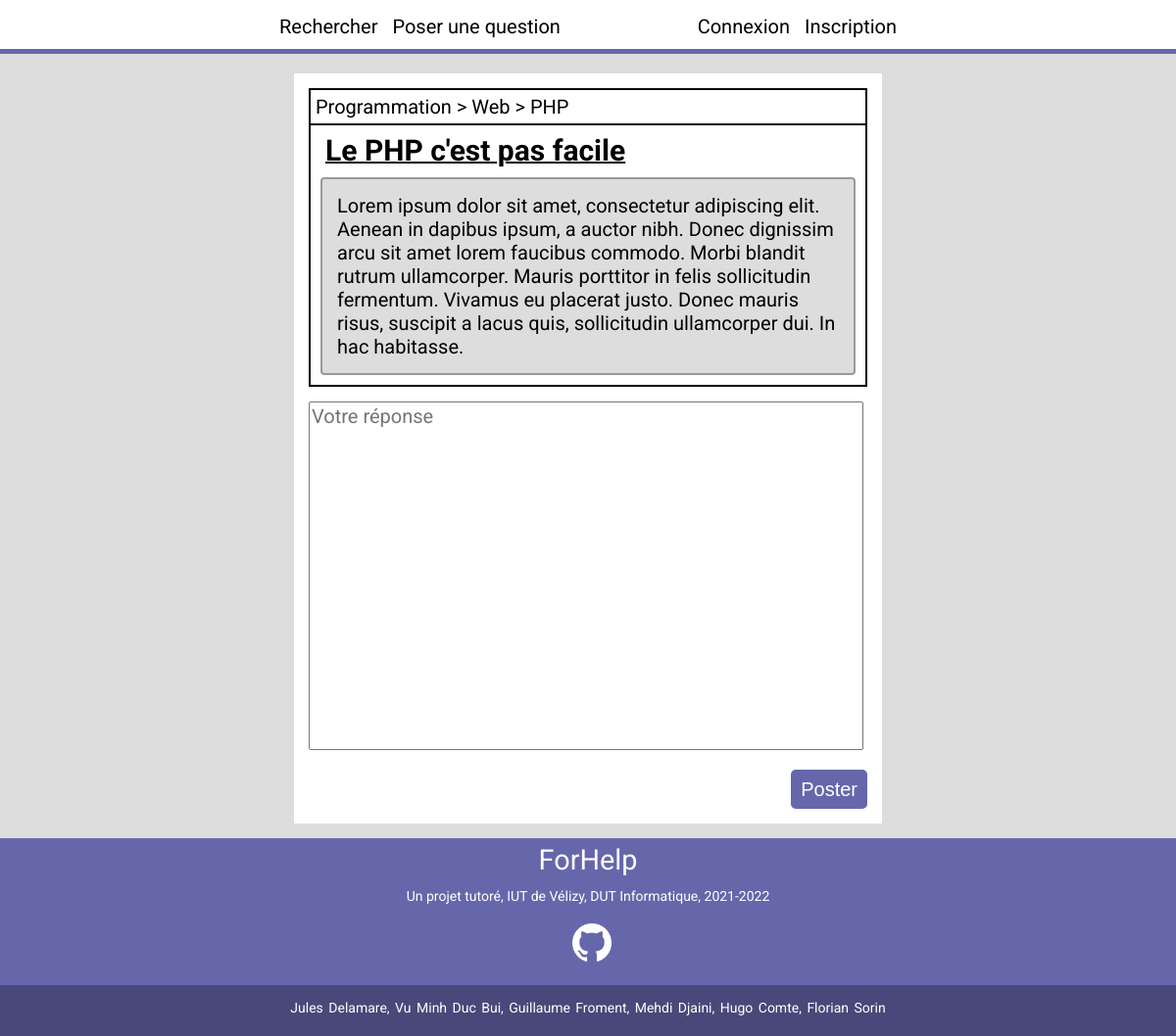
The app's page /writeanswer.php?post=1 with its own data.
### tables this page shows
create table IF NOT EXISTS posts (
    postid int PRIMARY KEY NOT NULL AUTO_INCREMENT,
    title varchar(512) NOT NULL,
    text varchar(16384) NOT NULL,
    categoryid int,
    userid int,
    FOREIGN KEY (categoryid) REFERENCES categories(categoryid) ON DELETE CASCADE,
    FOREIGN KEY (userid) REFERENCES users(userid) ON DELETE CASCADE
);

### data/functions.php (called while the page is built, shortened)
<?php
    if(!function_exists("getCategoryArbo")){
        function getCategoryArbo($connexion,$id){
            $string = "";
            for($i=0;$i<10 && $id;$i++){
                $req="SELECT name,parent from categories where categoryid = ?";
                $stmt = mysqli_prepare($connexion, $req);
                mysqli_stmt_bind_param($stmt, "i", $id);
                mysqli_stmt_execute($stmt);
                $result = mysqli_stmt_get_result($stmt);
                foreach($result as $ligne) $cat = $ligne;
                $id = $cat["parent"];
                $string = " > " . $cat["name"] . $string;
            }
            return substr($string,3);
        }
    }
    if(!function_exists("getPost")){
        function getPost($connexion,$id){
            $req="SELECT * from posts where postid = ?";
            $stmt = mysqli_prepare($connexion, $req);
            mysqli_stmt_bind_param($stmt, "i", $id);
            mysqli_stmt_execute($stmt);
            $result = mysqli_stmt_get_result($stmt);
            if(mysqli_num_rows($result)>=1){
                foreach($result as $ligne) $return = $ligne;
            }else{
                $return = NULL;
            }
            return $return;
        }
    }
?>

### writeanswer.php (the view, shortened to what this page needs)
<!DOCTYPE html>
<html lang="fr">
    <?php
        if(isset($_GET["post"])){
            $postid=$_GET["post"];
            require "data/db_login.php";
            require "data/functions.php";
            $connexion=mysqli_connect($host,$login,$mdp,$bdd)
            or die("connexion impossible");
            $post = getPost($connexion,$postid);
        }else header("Location:unknow.php");
    ?>
    <head>
        <link href="styles/style.css" rel="stylesheet"/>
        <link href="styles/writeanswer.css" rel="stylesheet"/>
    </head>
    <body>
        <?php include 'data/navbar.php'; ?>
        <div class="page"><main>
            <div id="post">
                <div id="arbo">
                    <?php echo getCategoryArbo($connexion,$post["categoryid"]); ?>
                </div>
                <h3>
                    <?php echo $post["title"] ?>
                </h3>
                <p>
                    <?php echo $post["text"] ?>
                </p>
            </div>
            <form action="actions/sendanswer.php?post=<?php echo $postid; ?>" method="POST" id="form">
                <textarea id="text" name="text" required placeholder="Votre réponse"></textarea>
                <div class="right">
                    <button type="submit" id="submit" name="post">Poster</button>
                </div>
            </form>
        </main></div>
        <footer>
            <?php include "data/footer.php"; ?>
        </footer>
    </body>
</html>

### styles/style.css (style rules this page uses)
body, textarea { font-family: 'Roboto', sans-serif; font-size: 20px; }
main { width: 100%; margin: 10px auto 0 auto; padding: 15px; height: fit-content; background-color: white; }
body { background-color: #DDD; margin: 0; word-wrap:break-word; }
input, textarea { accent-color: #6667ab; }
button, input[type="submit"] { border-radius: 5px; height: 40px; font-size: 15px; background-color: #6667ab; color: white; border: 0; transition: 200ms; font-size: 20px; padding: 0 10px 0 10px; }
.page { min-height: calc(100vh - 282px); width: 50%; margin: 0 auto 0 auto; padding: 15px; display: flex; }
footer { background: #6667ab; color: #fff; bottom: 0; width: 100%; }

### styles/writeanswer.css (style rules this page uses)
#post { border: 2px solid black; }
#arbo { border: 2px solid black; margin: -2px; padding: 5px; }
h3 { margin: 10px 15px 0 15px; font-size: 30px; text-decoration: underline; text-decoration-thickness: 2px; }
#post p { margin: 10px; border: 2px solid #999; background-color: #DDD; padding: 15px; border-radius :4px; }
.right { text-align: right; }
textarea { width: calc(100% - 10px); height: 350px; resize: none; margin: 15px 0 15px 0 ; }

### records on screen
posts: title "Le PHP c'est pas facile", text "Lorem ipsum dolor sit amet, consectetur adipiscing elit. Aenean in dapibus ipsum, a auctor nibh. Donec dignissim arcu sit amet lorem faucibus commodo. Morbi blandit rutrum ullamcorper. Mauris porttitor in felis sollicitudin fermentum. Vivamus eu placerat justo. Donec mauris risus, suscipit a lacus quis, sollicitudin ullamcorper dui. In hac habitasse."

### other values on screen
getCategoryArbo($connexion,$post["categoryid"]) "Programmation > Web > PHP"
